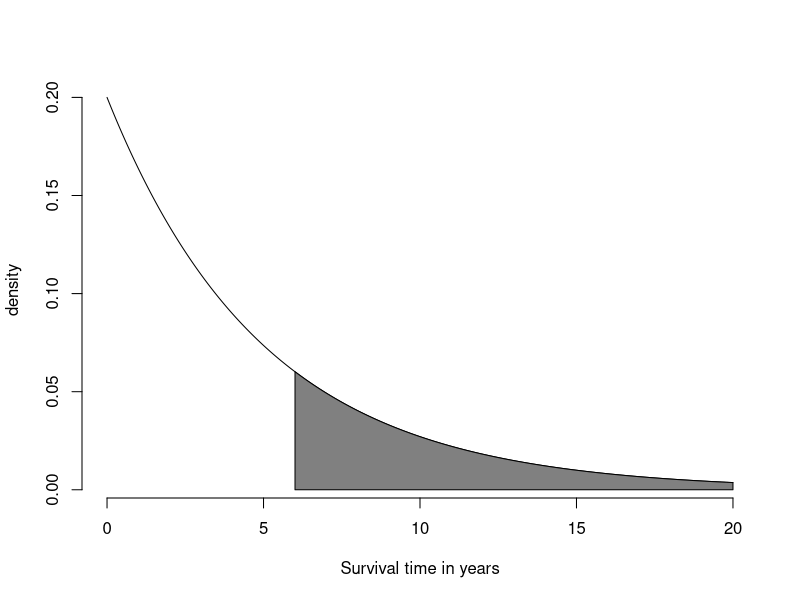

This figure's R source:
pdf("exponential.pdf")
xvals <- seq(0, 20, length = 1000) 
plot(xvals, dexp(xvals, 1/5), xlab = "Survival time in years",
     ylab = "density",
     frame = FALSE,
     type = "l")
polygon(c(xvals[xvals >= 6], rev(xvals[xvals >= 6])),
        c(dexp(xvals[xvals >= 6], 1/5), rep(0, sum(xvals >= 6))),
        col = grey(.5)
        )
dev.off()

